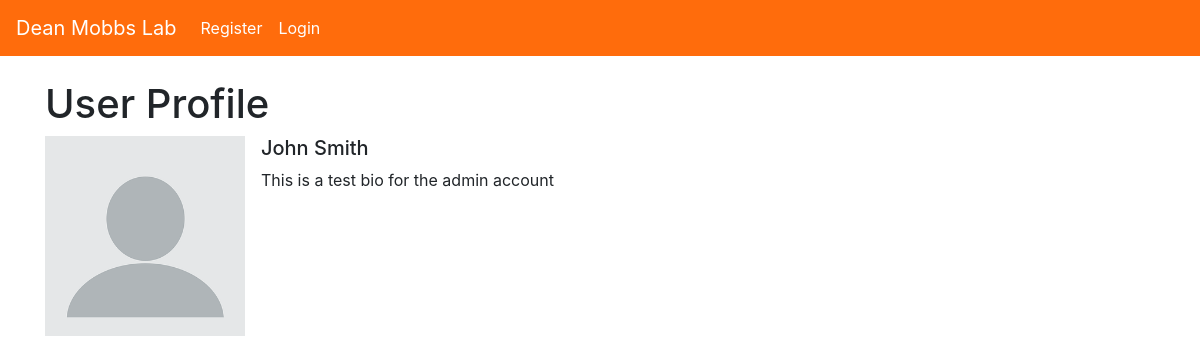
Before: /accounts/1/profile with the older database file.
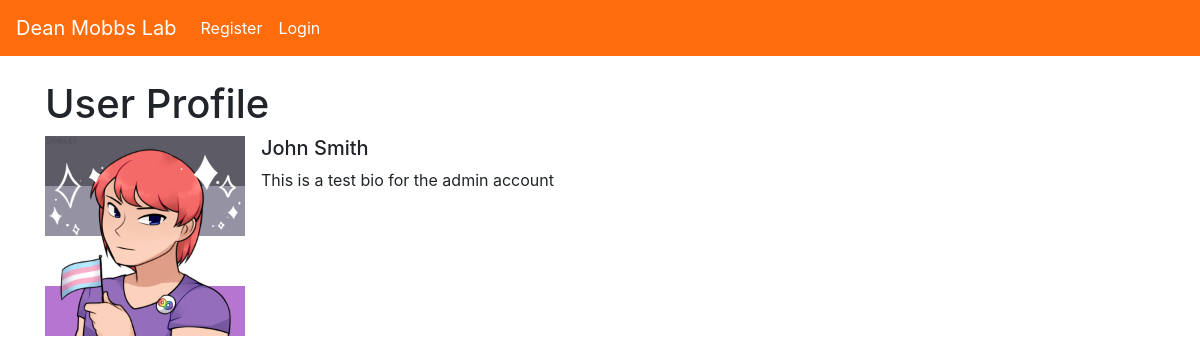
After: the same page with the newer database file.
### Posts/models.py (models this page shows, shortened)
class UserProfile(models.Model):
    user = models.OneToOneField(User, null=True, on_delete=models.CASCADE)
    bio = models.TextField()
    profile_picture = models.ImageField(null=True, blank=True, upload_to="images/profile")

### accounts/views.py (the view)
# urls.py: path('<int:pk>/profile', ShowProfileView.as_view(), name='show-profile'),
class ShowProfileView(DetailView):
    model = UserProfile
    template_name = 'registration/user_profile.html'
    def get_context_data(self, *args, **kwargs):
        context = super(ShowProfileView, self).get_context_data(*args, **kwargs)
        user = get_object_or_404(UserProfile, id=self.kwargs['pk'])
        context['user'] = user
        return context

### accounts/templates/registration/user_profile.html
{% extends 'base.html' %}
{% load static %}
{% block content %}
<h1>User Profile</h1>
{% if user.profile_picture %}
<div class="media">
    <img src="{{ user.profile_picture.url }}" class="align-self-center mr-3" alt="..."  width=200 height=200>
{% else %}
<div class="media">
    <img src="{% static 'Posts/images/default.png' %}" class="align-self-center mr-3" alt="..."  width=200 height=200>
{% endif %}
    <div class="media-body">
      <h5 class="mt-0">{{ user.user.first_name }} {{ user.user.last_name }}</h5>
      <p>{{ user.bio }}</p>
    </div>
</div>
{% endblock %}

### Posts/templates/base.html (shortened to what this page needs)
<!doctype html>
<html lang="en">
  <head>
    <link rel="stylesheet" href="https://cdn.jsdelivr.net/npm/bootstrap@4.4.1/dist/css/bootstrap.min.css">
  </head>
  <body>
    <nav class="navbar navbar-expand-lg navbar-dark" style="background-color: #FF6C0C">
        <a class="navbar-brand" href="{% url 'home' %}">Dean Mobbs Lab</a>
        <div class="collapse navbar-collapse" id="navbarSupportedContent">
          <ul class="navbar-nav mr-auto">
            {% if user.is_authenticated %}
            <li class="nav-item dropdown">
              <a class="nav-link dropdown-toggle" href="#" id="navbarDropdown" role="button" data-toggle="dropdown" aria-haspopup="true" aria-expanded="false" style="color: white;">
                Post
              </a>
              <div class="dropdown-menu" aria-labelledby="navbarDropdown">
                <a class="dropdown-item" href="{% url 'post-create' %}" style="color:#FF6C0C;">Create Post</a>
                <a class="dropdown-item" href="{%url 'my-posts' %}" style="color:#FF6C0C;">My Posts</a>
              </div>
            </li>
            <li class="nav-item dropdown">
              <a class="nav-link dropdown-toggle" href="#" id="navbarDropdown" role="button" data-toggle="dropdown" aria-haspopup="true" aria-expanded="false" style="color: white;">
                {{ user.first_name }} {{ user.last_name }}
              </a>
                <div class="dropdown-menu" aria-labelledby="navbarDropdown">
                <a class="dropdown-item" href="{% url 'edit-profile' %}" style="color:#FF6C0C">Edit Settings</a>
                {% if user.userprofile.id %}
                  <a class="dropdown-item" href="{% url 'edit-profile-page' user.userprofile.id %}" style="color:#FF6C0C;">Edit Profile Page</a>
                  <a class="dropdown-item" href="{% url 'show-profile' user.userprofile.id %}" style="color:#FF6C0C;">View Profile Page</a>
                {% else %}
                  <a class="dropdown-item" href="{% url 'create-profile' %}" style="color:#FF6C0C;">Create Profile Page</a>
                {% endif %}
              </div>
            </li>
              <li class="nav-item">
                <a class="nav-link" href="{% url 'logout' %}" style="color: white">Logout</a>
              </li>
            {% else %}
              <li class="nav-item">
                <a class="nav-link" href="{% url 'register' %}" style="color: white">Register</a>
              </li>
              <li class="nav-item">
                <a class="nav-link" href="{% url 'login' %}" style="color: white">Login</a>
              </li>
            {% endif %}
          </ul>
        </div>
      </nav>
    <br/>
    <div class="container">
    {% block content %}
    {% endblock %}
    </div>
  </body>
</html>

Changed rows visible on the page:
changed UserProfile "This is a test bio for the admin account": profile_picture: picture added
